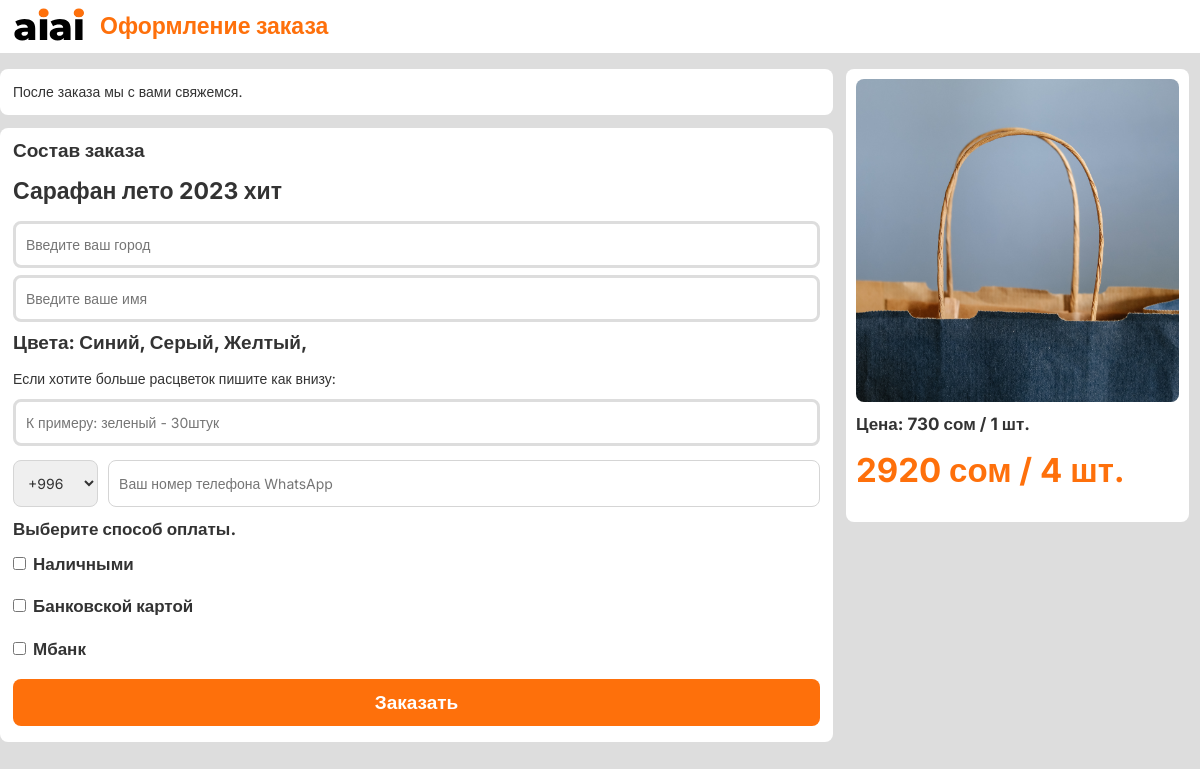
/order/6/, run on the app's committed database.
### core/models.py (models this page shows, shortened)
class Products(models.Model):
    title = models.CharField(max_length=255, null=True, blank=True)
    price = models.IntegerField()
    color = models.CharField(max_length=100, null=True, blank=True)
    tekstil = models.CharField(max_length=155, null=True, blank=True)
    fixed__price__i = 4
    colors = models.ManyToManyField(ColorK, related_name='colors')
    discount = models.IntegerField(null=True)
    created_at = models.DateTimeField(
        auto_now_add=True,
        null=True,
    )
    picture = models.FileField(
        upload_to="product_image",
        blank=True,
        verbose_name="Картинки товаров"
    )

class ColorK(models.Model):
    name = models.CharField(max_length=255, verbose_name="Название", null=True)
    picture = models.ImageField(upload_to="product__image", blank=True, verbose_name="Картинка цветов", db_index=True)

### core/views.py (the view, shortened to what this page needs)
# urls.py: path('order/<int:id>/', createOrder, name="orders"),
def createOrder(request, id):
    order = Order.objects.all()
    product = get_object_or_404(Products, id=id)
    colors = ColorK.objects.all()
    codep = CodeP.objects.all()
    context = {
                "order": order,
                "product": product,
                "colors": colors,
                "codep": codep,
            }
    if request.method == "GET":
        return render(request, 'cart.html', context=context)

### core/templates/cart.html (shortened to what this page needs)
{% load static %}
<!DOCTYPE html>
<html lang="en">
<head>
    <link rel="stylesheet" href="{% static 'style.css' %}">
    <link href="https://cdn.jsdelivr.net/npm/bootstrap@5.3.0-alpha1/dist/css/bootstrap.min.css" rel="stylesheet">
    <link rel="stylesheet" href="https://maxcdn.bootstrapcdn.com/bootstrap/3.3.7/css/bootstrap.min.css">
</head>
<body class="gray">
    <div class="pc">
        <div class="navbar__cart">
            <div class="container__mine">
                <div class="navbar__cart__logo">
                    <a href="{% url 'main' %}"><img src="{% static 'svg/logo.svg' %}" class="cart__logo"></a>
                    <span class="navbar__cart__title">Оформление заказа</span>
                </div>
            </div>
        </div>
        <div class="cart">
            <div class="container__mine">
                <div class="d-f">
                    <div class="block__info">
                        <div class="approach__for__pay"><form>После заказа мы с вами свяжемся.</form></div>
                        <div class="info__product">
                            <h3 class="info__product__title">Состав заказа</h3>
                            <form method="POST">
                                <input type="text" class="form__input" name="productChoosed" value="{{product.title}}" readonly>
                                <div class="information">
                                    <input type="text" class="address__input" placeholder="Введите ваш город" name="cityAddress">
                                    <input type="text" class="address__input" placeholder="Введите ваше имя" name="name">
                                    <div class="colorsItem">Цвета: {% for v in product.colors.all %}{{v.name}}, {% endfor %}</div>
                                    <div class="mb-3">Если хотите больше расцветок пишите как внизу: </div>
                                    <input type="text" class="address__input" placeholder="К примеру: зеленый - 30штук" name="colorsValue">
                                <div class="phone__code__address">
                                    <select class="country__prefix" name="phoneCode" id="phone__code">
                                        {% for k in codep %}
                                            <option>{{k.code}}</option>
                                        {% endfor %}
                                    </select>
                                    <input type="tel" class="phone__number" placeholder="Ваш номер телефона WhatsApp" id="phone_number" name="phoneNumber">
                                </div>
                                </div>
                                <div class="paymentMethods">
                                    <h3 class="paymentMethods__title">Выберите способ оплаты.</h3>
                                    <div class="paymentMethods__item">
                                        <input name="cashMethod" type="checkbox"><label>Наличными</label>
                                    </div>
                                    <div class="paymentMethods__item">
                                        <input name="bankCartMethod" type="checkbox"><label>Банковской картой</label>
                                    </div>
                                    <div class="paymentMethods__item">
                                        <input name="mbank" type="checkbox"><label>Мбанк</label>
                                    </div>
                                </div>
                                <button class="uni-btn">Заказать</button>
                        </div>
                    </div>
                    <div class="info__product__final">
                        <img src="{{product.picture.url}}" class="info__product__final__img">
                        <span class="infoPrice">Цена: {{product.price}} сом / 1 шт.</span>
                        <span class="info__product__final__price">
                            <input type="text" name="total" class="resultPrice" value="{{ product.price|add:product.price|add:product.price|add:product.price }} сом / 4 шт." readonly>
                        </span>
                    </div>
                </div>
            </div>
        </div>
    </div>
</body>
</html>

### core/static/style.css (style rules this page uses)
* { margin: 0; padding: 0; box-sizing: border-box; font-family: 'Inter', sans-serif; }
.container__mine { max-width: 1200px; margin: 0 auto; }
input { outline: none; transition-duration: 0.3s; }
input[type="checkbox"]:after { position: absolute; font-family: "Font Awesome 5 Free"; font-weight: 400; content: "\f111"; font-size: 18px; color: #478bfb; right: 10px; top: -5px; }
.phone__number { width: 100%; height: 47px; border-radius: 8px; border: 1px solid #d5d5d5; padding-left: 10px; transition-duration: 0.3s; }
.country__prefix { width: 95px; height: 47px; margin-right: 10px; border: 1px solid #d5d5d5; border-radius: 8px; padding-left: 10px; transition-duration: 0.3s; }
.navbar__cart__logo { display: flex; align-items: center; padding: 3px 0px 3px 0px; }
.cart__logo { width: 100px; }
.gray { background-color: #ddd; margin: 0; padding: 0; }
.navbar__cart { background-color: white; }
.navbar__cart__title { font-weight: 700; font-size: 23px; color: #FE700B; }
.approach__for__pay { margin-top: 13px; width: 833px; height: auto; border-radius: 8px; background-color: white; padding: 13px; }
.info__product { margin-top: 13px; margin-bottom: 13px; width: 833px; height: auto; border-radius: 8px; background-color: white; padding: 13px; }
.address__input { width: 100%; height: 47px; margin-bottom: 7px; padding-left: 10px; border-radius: 8px; border: 3px solid #ddd; }
.cart { margin-top: 3px; }
.phone__code__address { display: flex; margin-top: 7px; }
.info__product__title { margin: 0; padding: 0; font-weight: 700; font-size: 19px; }
.form__input { width: 100%; height: auto; font-size: 23px; margin: 13px auto; font-weight: 700; border: none; cursor: default; }
.d-f { display: flex; }
.uni-btn { width: 100%; height: 47px; border: none; margin: 13px 0px 3px 0px; border-radius: 8px; font-weight: 700; font-size: 19px; background-color: #FE700B; color: white; }
.info__product__final { width: 100%; height: 453px; background: white; margin: 13px; border-radius: 8px; padding: 10px 10px 10px 10px; }
.info__product__final__img { width: 323px; height: 323px; object-fit: cover; border-radius: 8px; margin-bottom: 10px; }
.info__product__final__price { font-size: 33px; font-weight: 700; color: #FE700B; }
.resultPrice { width: 300px; border: none; }
.paymentMethods { display: flex; flex-direction: column; row-gap: 13px; margin-top: 13px; }
.paymentMethods__item label { margin-left: 7px; font-size: 17px; }
.infoPrice { font-weight: 700; font-size: 17px; margin-top: 13px; }
.paymentMethods__title { font-weight: 700; font-size: 17px; margin-bottom: 0px; margin-top: 0px; }
.colorsItem { font-weight: 700; font-size: 19px; margin-bottom: 13px; }

### data on the page
Products: productChoosed "Сарафан лето 2023 хит", picture (picture), price "730", total "2920 сом / 4 шт."
ColorK: name "Синий"
ColorK: name "Серый"
ColorK: name "Желтый"

### other printed values
form field phoneCode "+996"
